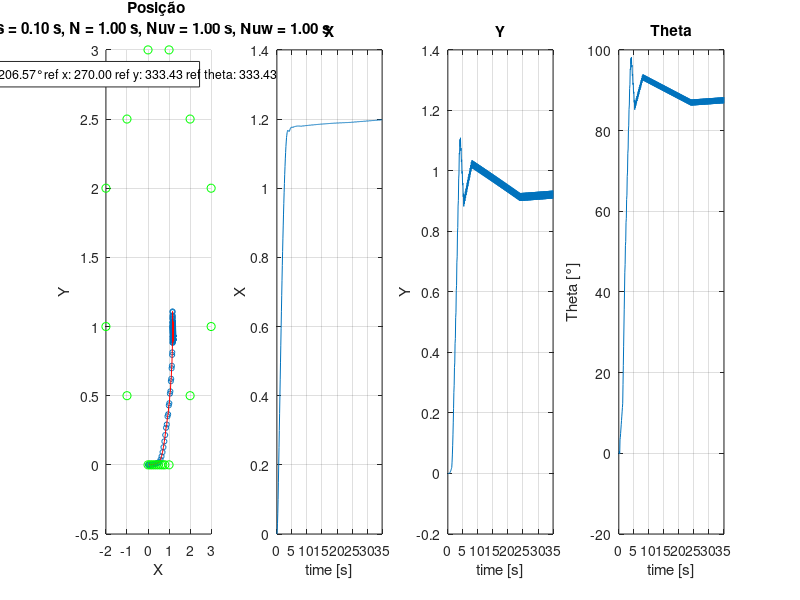
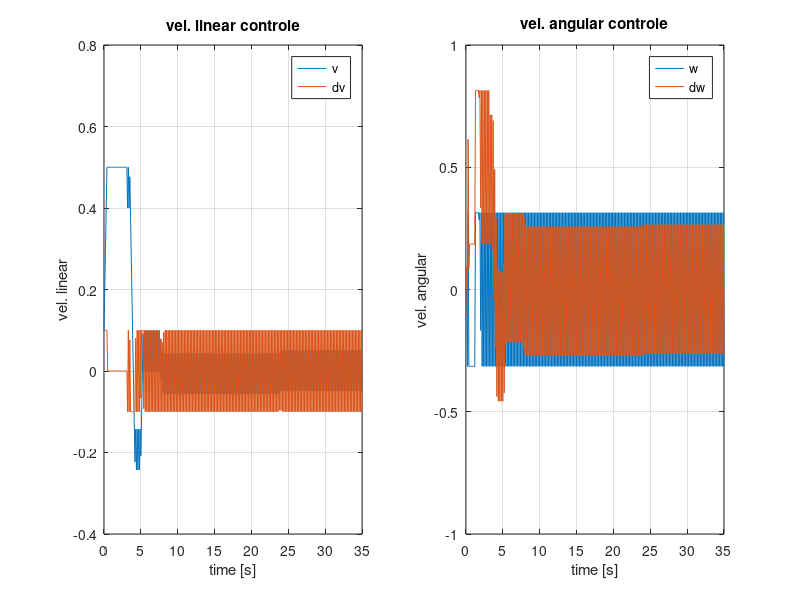
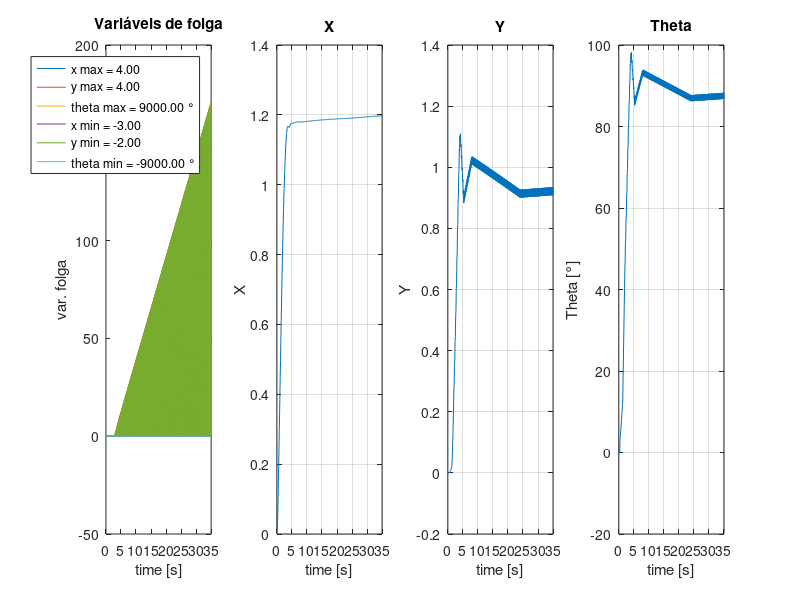

Source code (MATLAB) for these figures, in order: (Note: this script raises an error after producing the figures.)
clc
close all
clear all

%% ------------------------------ PLOT ------------------------------------

load('plot.mat')
load('track.mat')

x=0:Ts:(fim_sim-ini_sim)*Ts;

figure
subplot(1,4,1)
scatter(Ys(ini_sim:fim_sim,1),Ys(ini_sim:fim_sim,2),'SizeData',14);
hold on
plot(Ys(ini_sim:fim_sim,1),Ys(ini_sim:fim_sim,2),'r');
hold on
ref_scatter = scatter(Referencia_x,Referencia_y,'g');
legend(ref_scatter,sprintf('ref x: %.2f ref y: %.2f ref theta: %.2f°',Referencia_x,Referencia_y,Referencia_theta*180/pi));
title(sprintf('Posição \nTs = %.2f s, N = %.2f s, Nuv = %.2f s, Nuw = %.2f s', Ts, N*Ts, Nuv*Ts, Nuw*Ts))
xlabel('X')
ylabel('Y')
grid on

subplot(1,4,2)
plot(x,Ys(ini_sim:fim_sim,1))
title('X')
xlabel('time [s]')
ylabel('X')
grid on

subplot(1,4,3)
plot(x,Ys(ini_sim:fim_sim,2))
title('Y')
xlabel('time [s]')
ylabel('Y')
grid on

subplot(1,4,4)
plot(x,Ys(ini_sim:fim_sim,3)*180/pi)
title('Theta')
xlabel('time [s]')
ylabel('Theta [°]')
grid on

figure
subplot(1,2,1)
plot(x,Us(ini_sim:fim_sim,1))
hold on
plot(x,dUs(ini_sim:fim_sim,1))
legend('v','dv')
title('vel. linear controle')
xlabel('time [s]')
ylabel('vel. linear')
grid on

subplot(1,2,2)
plot(x,dUs(ini_sim:fim_sim,2))
hold on
plot(x,Us(ini_sim:fim_sim,2))
legend('w','dw')
title('vel. angular controle')
xlabel('time [s]')
ylabel('vel. angular')
grid on

figure
subplot(1,4,1)
plot(x,Epsilons(ini_sim:fim_sim,:))
legend(sprintf('x max = %.2f',x_max),sprintf('y max = %.2f',y_max),sprintf('theta max = %.2f °',theta_max*180/pi), ...
       sprintf('x min = %.2f',x_min),sprintf('y min = %.2f',y_min),sprintf('theta min = %.2f °',theta_min*180/pi));
title('Variáveis de folga')
xlabel('time [s]')
ylabel('var. folga')

subplot(1,4,2)
plot(x,Ys(ini_sim:fim_sim,1))
title('X')
xlabel('time [s]')
ylabel('X')
grid on

subplot(1,4,3)
plot(x,Ys(ini_sim:fim_sim,2))
title('Y')
xlabel('time [s]')
ylabel('Y')
grid on

subplot(1,4,4)
plot(x,Ys(ini_sim:fim_sim,3)*180/pi)
title('Theta')
xlabel('time [s]')
ylabel('Theta [°]')
grid on

%% --------------------------- ANIMATION ----------------------------------

dvs = [    Is(:,1:Nuv)     zeros(size(Is,1),N2-Nuv)]; % ajustando para o tamanho de N2
dws = [Is(:,Nuv+1:Nuv+Nuw) zeros(size(Is,1),N2-Nuw)];

prediction = modelo(pos_inicial(1), pos_inicial(2), pos_inicial(3), ...
    0, 0, dvs(1,:)', dws(1,:)', 0, 0, 0, N2, Ts);

figure;
h1 = plot(prediction(1,1), prediction(1,2), 'bo','MarkerSize', 10);
hold on
h2 = plot(prediction(2:end,1), prediction(2:end,2), 'rX');
xlim([x_min-0.5 x_max+0.5]);
ylim([y_min-0.5 y_max+0.5]);
hold on;
plot(Ys(ini_sim:fim_sim,1),Ys(ini_sim:fim_sim,2), 'k--');
hold on
scatter(Track_x,Track_y,'green')
title(sprintf('PNMPC track \nTs = %.2f s, N = %.2f s, Nuv = %.2f s, Nuw = %.2f s', Ts, N*Ts, Nuv*Ts, Nuw*Ts))
xlabel('X')
ylabel('Y')

i=1;
plot_ref = [Referencia_x(1) Referencia_y(1) Referencia_theta(1)];
for k = ini_sim:fim_sim
    prediction = modelo(Ys(k,1), Ys(k,2), Ys(k,3), ...
    Us(k,1), Us(k,2), dvs(k,:)', dws(k,:)', 0, 0, 0, N2, Ts);

    set(h1, 'XData', prediction(1,1), 'YData', prediction(1,2));
    set(h2, 'XData', prediction(2:end,1), 'YData', prediction(2:end,2));
    legend('carrinho', 'predições', 'trajeto final', sprintf('ref x: %.2f ref y: %.2f ref theta: %.2f°', plot_ref(1), plot_ref(2), plot_ref(3)));
    if ismember(k,ref_changes)
        i=i+1;
        plot_ref = [Referencia_x(i) Referencia_y(i) Referencia_theta(i)*180/pi];
    end

    pause(Ts*5);
end
